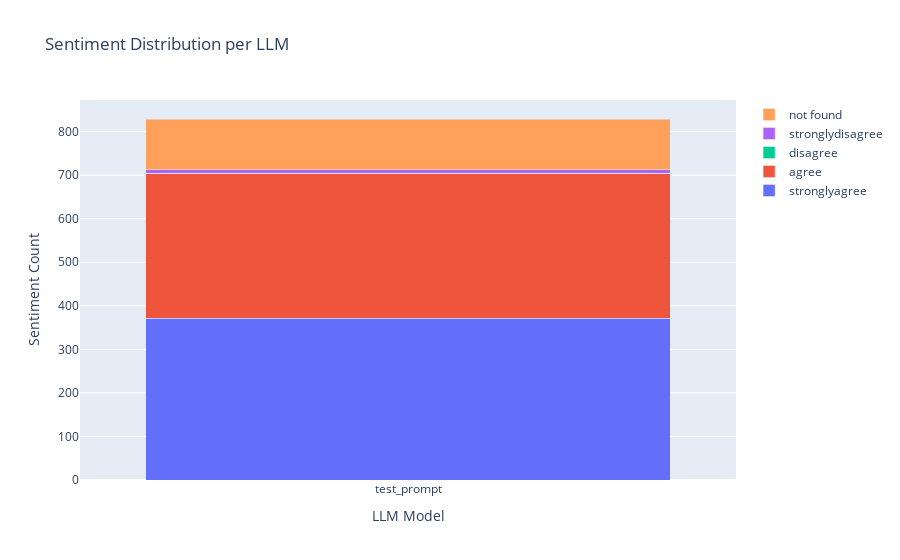

This figure's notebook cell:
### Code cell
stacked_fig

### Figure 1 — Plotly figure (JSON) as saved in the notebook; plotly's stock layout.template omitted (floating-point values rounded to 4 significant figures)
{"data": [{"name": "stronglyagree", "type": "bar", "x": ["test_prompt"], "y": [371]}, {"name": "agree", "type": "bar", "x": ["test_prompt"], "y": [333]}, {"name": "disagree", "type": "bar", "x": ["test_prompt"], "y": [0]}, {"name": "stronglydisagree", "type": "bar", "x": ["test_prompt"], "y": [9]}, {"name": "not found", "type": "bar", "x": ["test_prompt"], "y": [116]}], "layout": {"barmode": "stack", "title": {"text": "Sentiment Distribution per LLM"}, "xaxis": {"title": {"text": "LLM Model"}}, "yaxis": {"title": {"text": "Sentiment Count"}}}}
